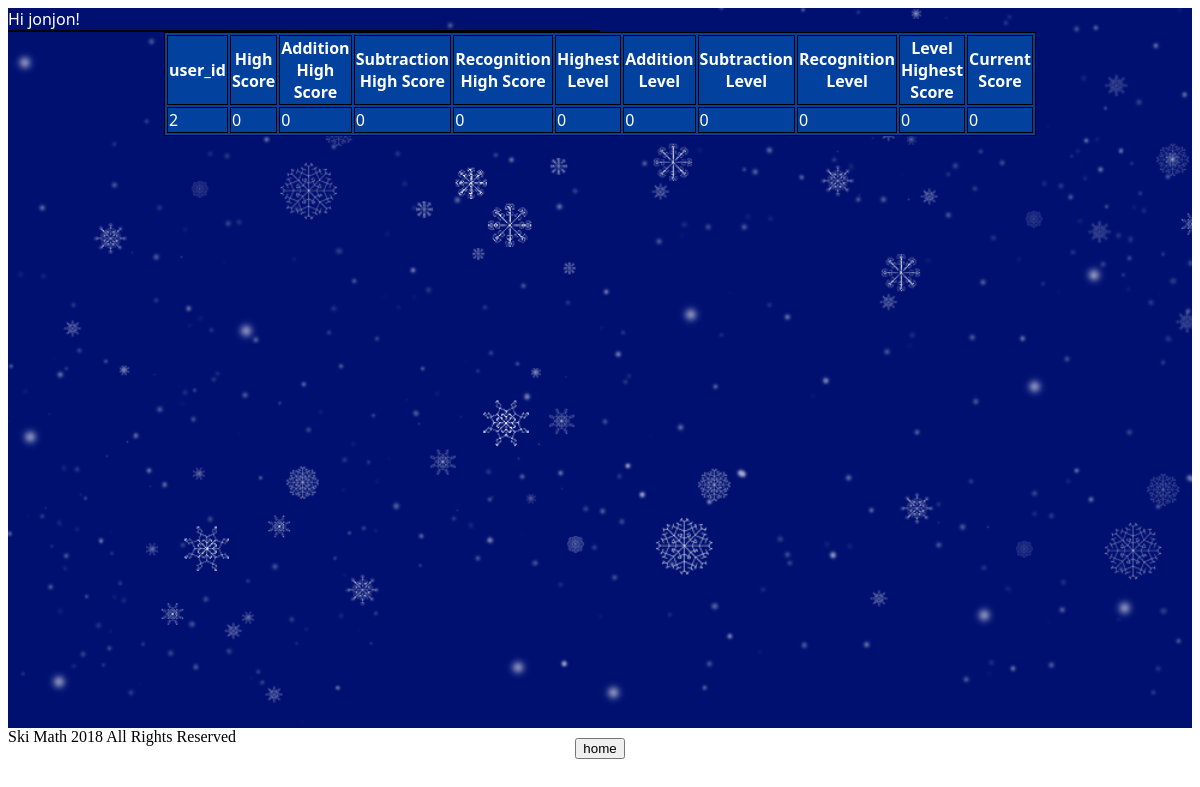
/ski_math/stats/ (signed in), run on an earlier commit of the app's database.
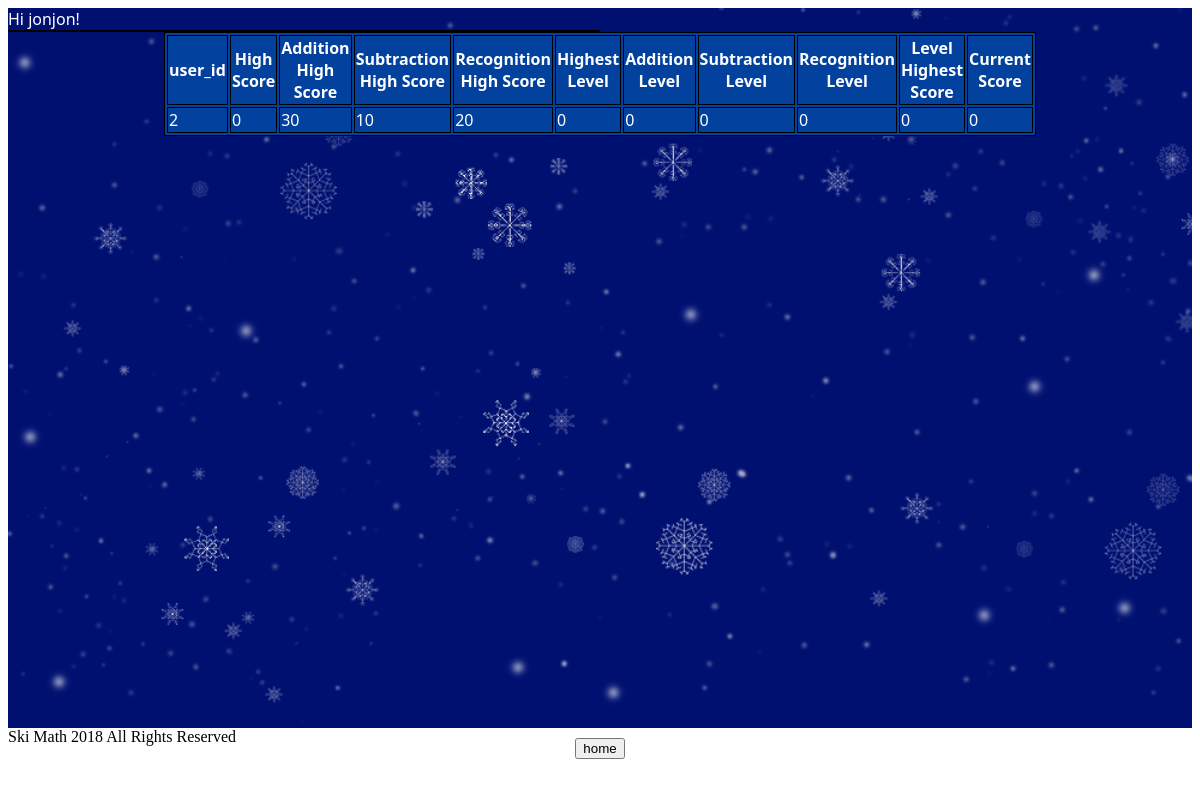
And on a later commit of the database.
### ski_math/models.py (models this page shows, shortened)
class Student(models.Model):
    objects = models.Manager()
    user = models.OneToOneField(CustomUser, on_delete=models.CASCADE, primary_key=True)
    highestScore = models.PositiveIntegerField(default=0)
    addHighestScore = models.PositiveIntegerField(default=0)
    subHighestScore = models.PositiveIntegerField(default=0)
    recHighestScore = models.PositiveIntegerField(default=0)
    highestLevel = models.PositiveIntegerField(default=0)
    addLevel = models.PositiveIntegerField(default=0)
    subLevel = models.PositiveIntegerField(default=0)
    recLevel = models.PositiveIntegerField(default=0)
    levelHighestScore = models.PositiveIntegerField(default=0)
    currentScore = models.PositiveIntegerField(default=0)

### ski_math/views.py (the view)
# urls.py: path('stats/', views.Stats.as_view(), name='stats'),
class Stats(TemplateView):
    template_name = 'stats.html'
    def get(self, request):
        current_user = request.user
        account_info = Student.objects.filter(user_id__exact=current_user.id)
        context = {'account_info': account_info}
        return render(request, 'stats.html', context)

### templates/stats.html (shortened to what this page needs)
{% extends 'base.html' %}
{% block content %}
{% if user.is_authenticated and user.is_student%}
  Hi {{ user.username }}!
  {% if account_info %}
    <table>
      <table align="center">
        <tr>
            <th>user_id</th>
            <th>High Score</th>
            <th>Addition High Score</th>
            <th>Subtraction High Score</th>
            <th>Recognition High Score</th>
            <th>Highest Level</th>
            <th>Addition Level</th>
            <th>Subtraction Level</th>
            <th>Recognition Level</th>
            <th>Level Highest Score</th>
            <th>Current Score</th>
        </tr>
        {% for account in account_info %}
        <tr>
          <td>{{account.user_id}}</td>
          <td>{{account.highestScore}}</td>
          <td>{{account.addHighestScore}}</td>
          <td>{{account.subHighestScore}}</td>
          <td>{{account.recHighestScore}}</td>
          <td>{{account.highestLevel}}</td>
          <td>{{account.addLevel}}</td>
          <td>{{account.subLevel}}</td>
          <td>{{account.recLevel}}</td>
          <td>{{account.levelHighestScore}}</td>
          <td>{{account.currentScore}}</td>
        </tr>
      {% endfor %}
    </table>
    <div class = "midbottom">
    <p><a href="{% url 'home' %}"><button>home</button></a></p></table></div>
  {% else %}
    <p>No info available.</p>
    <div class = "midbottom">
    <p><a href="{% url 'home' %}"><button>home</button></a></p></div>
  {% endif %}
{% else %}
<div class = "center">
  <p>You are not logged in</p>
  <a href="{% url 'login' %}"><button>login</button></a></div>
{% endif %}
{% endblock %}

What changed in the data, as far as the page shows it:
changed Student id 2: addHighestScore "0" → "30"; subHighestScore "0" → "10"; recHighestScore "0" → "20"
